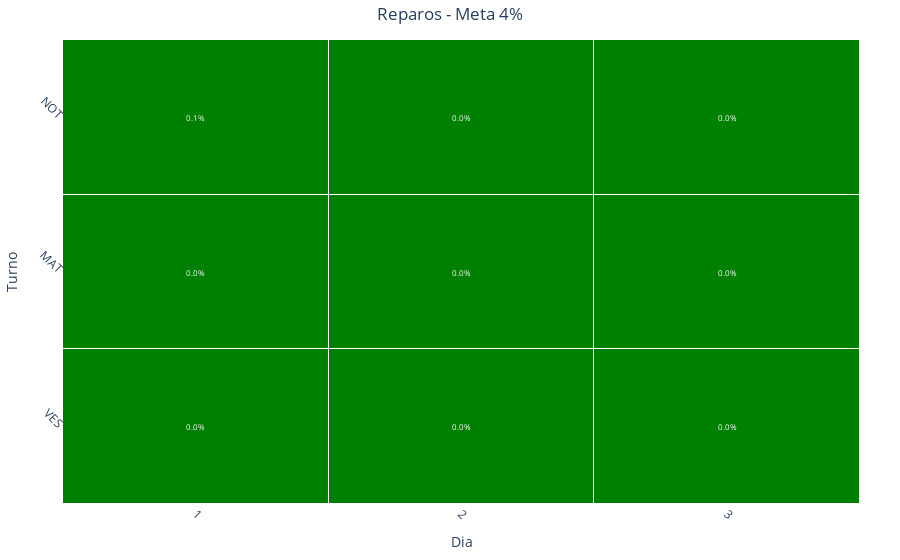

Notebook source saved alongside this figure:
### Code cell
# cSpell: disable=invalid-name
def graph_heatmap_reparos(dataframe: pd.DataFrame, meta: int):
    # Converter 'data_registro' para datetime e criar uma nova coluna 'data_turno'

    dataframe["data_registro"] = pd.to_datetime(dataframe["data_registro"])

    dataframe["data_turno"] = dataframe["data_registro"].dt.strftime("%Y-%m-%d")

    # Agrupar por 'data_turno' e 'turno' e calcular a média da eficiência

    df_grouped = (
        dataframe.groupby(["data_turno", "turno"], observed=False)["reparo"].mean().reset_index()
    )

    # Remodelar os dados para o formato de heatmap

    df_pivot = df_grouped.pivot(index="turno", columns="data_turno", values="reparo")

    # Reordenar o índice do DataFrame
    df_pivot = df_pivot.reindex(["VES", "MAT", "NOT"])

    # Criar escala de cores personalizada
    colors = [[0, "green"], [0.04, "green"], [0.04, "red"], [1, "red"]]

    # Extrair apenas o dia da data
    df_pivot.columns = pd.to_datetime(df_pivot.columns).day

    # Criar o gráfico de calor
    fig = go.Figure(
        data=go.Heatmap(
            z=df_pivot.values,
            x=df_pivot.columns,
            y=df_pivot.index,
            colorscale=colors,
            zmin=0,
            zmax=1,  # Escala de valores de 0 a 1
            hoverongaps=False,
            hovertemplate="Turno: %{y}<br>Dia: %{x}<br>Valor: %{z:.1%}",
            showscale=False,  # Não mostrar a escala de cores
            xgap=1,  # Espaçamento entre os dias
            ygap=1,  # Espaçamento entre os turnos
        )
    )

    # Adicionar anotações com a média da eficiência
    for (i, j), value in np.ndenumerate(df_pivot.values):
        fig.add_annotation(
            x=df_pivot.columns[j],
            y=df_pivot.index[i],
            text=f"{value:.1%}",
            showarrow=False,
            font=dict(color="white", size=8),
        )

    # Definir o título do gráfico
    fig.update_layout(
        title=f"Reparos - Meta {meta}%",
        xaxis_title="Dia",
        yaxis_title="Turno",
        title_x=0.5,  # Centralizar o título
        xaxis_nticks=31,  # Definir o número de dias
        xaxis=dict(
            tickmode="linear",
            tickvals=list(range(1, 32)),  # Definir os dias
            ticktext=list(range(1, 32)),  # Definir os dias
            tickangle=45,  # Rotacionar os dias
        ),
        yaxis=dict(
            tickmode="linear",
            tickangle=45,
        ),
        plot_bgcolor="white",
        margin=dict(t=40, b=40, l=40, r=40),
    )

    fig.show()


reparos_map = graph_heatmap_reparos(df_reparos, 4)

### Figure 1 — Plotly figure (JSON) as saved in the notebook; plotly's stock layout.template omitted (floating-point values rounded to 4 significant figures)
{"data": [{"colorscale": [[0, "green"], [0.04, "green"], [0.04, "red"], [1, "red"]], "hoverongaps": false, "hovertemplate": "Turno: %{y}<br>Dia: %{x}<br>Valor: %{z:.1%}", "showscale": false, "type": "heatmap", "x": [1, 2, 3], "xgap": 1, "y": ["VES", "MAT", "NOT"], "ygap": 1, "z": [[0, 0, 0], [0, 0, 0], [0.000641, 0, 0]], "zmax": 1, "zmin": 0}], "layout": {"annotations": [{"font": {"color": "white", "size": 8}, "showarrow": false, "text": "0.0%", "x": 1, "y": "VES"}, {"font": {"color": "white", "size": 8}, "showarrow": false, "text": "0.0%", "x": 2, "y": "VES"}, {"font": {"color": "white", "size": 8}, "showarrow": false, "text": "0.0%", "x": 3, "y": "VES"}, {"font": {"color": "white", "size": 8}, "showarrow": false, "text": "0.0%", "x": 1, "y": "MAT"}, {"font": {"color": "white", "size": 8}, "showarrow": false, "text": "0.0%", "x": 2, "y": "MAT"}, {"font": {"color": "white", "size": 8}, "showarrow": false, "text": "0.0%", "x": 3, "y": "MAT"}, {"font": {"color": "white", "size": 8}, "showarrow": false, "text": "0.1%", "x": 1, "y": "NOT"}, {"font": {"color": "white", "size": 8}, "showarrow": false, "text": "0.0%", "x": 2, "y": "NOT"}, {"font": {"color": "white", "size": 8}, "showarrow": false, "text": "0.0%", "x": 3, "y": "NOT"}], "margin": {"b": 40, "l": 40, "r": 40, "t": 40}, "plot_bgcolor": "white", "title": {"text": "Reparos - Meta 4%", "x": 0.5}, "xaxis": {"nticks": 31, "tickangle": 45, "tickmode": "linear", "ticktext": [1, 2, 3, 4, 5, 6, 7, 8, 9, 10, 11, 12, 13, 14, 15, 16, 17, 18, 19, 20, 21, 22, 23, 24, 25, 26, 27, 28, 29, 30, 31], "tickvals": [1, 2, 3, 4, 5, 6, 7, 8, 9, 10, 11, 12, 13, 14, 15, 16, 17, 18, 19, 20, 21, 22, 23, 24, 25, 26, 27, 28, 29, 30, 31], "title": {"text": "Dia"}}, "yaxis": {"tickangle": 45, "tickmode": "linear", "title": {"text": "Turno"}}}}
